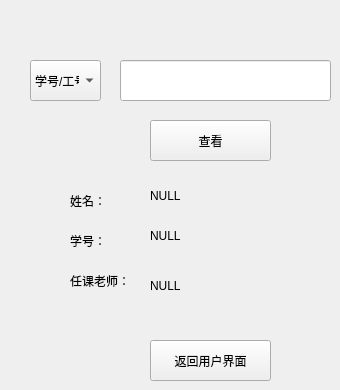
       <widget class="QWidget" name="page7">
        <widget class="QLabel" name="page7_numberlabel">
         <property name="geometry">
          <rect>
           <x>70</x>
           <y>220</y>
           <width>81</width>
           <height>41</height>
          </rect>
         </property>
         <property name="text">
          <string>学号：</string>
         </property>
        </widget>
        <widget class="QLabel" name="page7_shownumber">
         <property name="geometry">
          <rect>
           <x>150</x>
           <y>210</y>
           <width>111</width>
           <height>51</height>
          </rect>
         </property>
         <property name="text">
          <string>NULL</string>
         </property>
        </widget>
        <widget class="QLabel" name="page7_showname">
         <property name="geometry">
          <rect>
           <x>150</x>
           <y>170</y>
           <width>111</width>
           <height>51</height>
          </rect>
         </property>
         <property name="text">
          <string>NULL</string>
         </property>
        </widget>
        <widget class="QPushButton" name="page7_back">
         <property name="geometry">
          <rect>
           <x>150</x>
           <y>340</y>
           <width>121</width>
           <height>41</height>
          </rect>
         </property>
         <property name="text">
          <string>返回用户界面</string>
         </property>
        </widget>
        <widget class="QLineEdit" name="page7_infEdit">
         <property name="geometry">
          <rect>
           <x>120</x>
           <y>60</y>
           <width>211</width>
           <height>41</height>
          </rect>
         </property>
        </widget>
        <widget class="QLabel" name="page7_namelabel">
         <property name="geometry">
          <rect>
           <x>70</x>
           <y>180</y>
           <width>81</width>
           <height>41</height>
          </rect>
         </property>
         <property name="text">
          <string>姓名：</string>
         </property>
        </widget>
        <widget class="QPushButton" name="page7_searchButton">
         <property name="geometry">
          <rect>
           <x>150</x>
           <y>120</y>
           <width>121</width>
           <height>41</height>
          </rect>
         </property>
         <property name="text">
          <string>查看</string>
         </property>
        </widget>
        <widget class="QComboBox" name="searchcomboBox">
         <property name="geometry">
          <rect>
           <x>30</x>
           <y>60</y>
           <width>71</width>
           <height>41</height>
          </rect>
         </property>
         <item>
          <property name="text">
           <string>学号/工号</string>
          </property>
         </item>
         <item>
          <property name="text">
           <string>姓名</string>
          </property>
         </item>
         <item>
          <property name="text">
           <string>课程名</string>
          </property>
         </item>
        </widget>
        <widget class="QLabel" name="page7_classtea">
         <property name="geometry">
          <rect>
           <x>70</x>
           <y>260</y>
           <width>81</width>
           <height>41</height>
          </rect>
         </property>
         <property name="text">
          <string>任课老师：</string>
         </property>
        </widget>
        <widget class="QLabel" name="page7_showteaname">
         <property name="geometry">
          <rect>
           <x>150</x>
           <y>260</y>
           <width>111</width>
           <height>51</height>
          </rect>
         </property>
         <property name="text">
          <string>NULL</string>
         </property>
        </widget>
       </widget>
